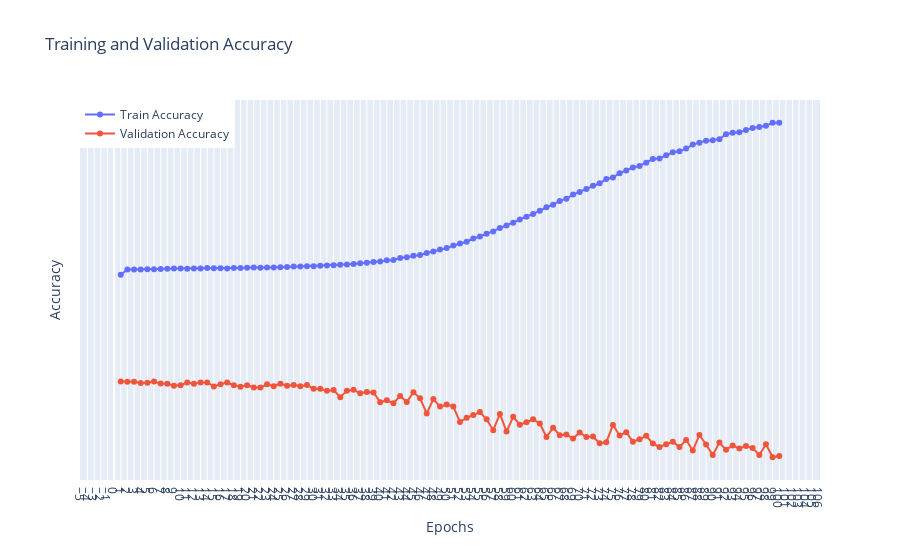

Notebook code for this chart:
### Code cell
import plotly.graph_objects as go

# Create the interactive plot
fig = go.Figure()

fig.add_trace(go.Scatter(x=epochs, y=data['train']['ExactMatchAccuracy'], mode='lines+markers', name='Train Accuracy'))
fig.add_trace(go.Scatter(x=epochs, y=data['val']['ExactMatchAccuracy'], mode='lines+markers', name='Validation Accuracy'))

fig.update_layout(
    title='Training and Validation Accuracy',
    xaxis_title='Epochs',
    yaxis_title='Accuracy',
    xaxis=dict(tickmode='linear'),
    yaxis=dict(tickmode='linear'),
    legend=dict(x=0, y=1),
    grid=dict(),
)

fig.show()
